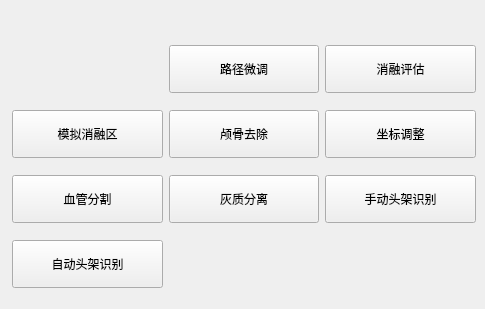
         <widget class="QWidget" name="tab">
          <attribute name="title">
           <string>Tab 1</string>
          </attribute>
          <widget class="QWidget" name="layoutWidget">
           <property name="geometry">
            <rect>
             <x>12</x>
             <y>34</y>
             <width>464</width>
             <height>266</height>
            </rect>
           </property>
           <layout class="QGridLayout" name="gridLayout">
            <item row="1" column="2">
             <widget class="QPushButton" name="pushButton_12">
              <property name="sizePolicy">
               <sizepolicy hsizetype="Minimum" vsizetype="Preferred">
                <horstretch>0</horstretch>
                <verstretch>0</verstretch>
               </sizepolicy>
              </property>
              <property name="minimumSize">
               <size>
                <width>150</width>
                <height>48</height>
               </size>
              </property>
              <property name="maximumSize">
               <size>
                <width>160</width>
                <height>48</height>
               </size>
              </property>
              <property name="text">
               <string>坐标调整</string>
              </property>
             </widget>
            </item>
            <item row="1" column="0">
             <widget class="QPushButton" name="pushButton_11">
              <property name="sizePolicy">
               <sizepolicy hsizetype="Fixed" vsizetype="Preferred">
                <horstretch>0</horstretch>
                <verstretch>0</verstretch>
               </sizepolicy>
              </property>
              <property name="minimumSize">
               <size>
                <width>150</width>
                <height>48</height>
               </size>
              </property>
              <property name="maximumSize">
               <size>
                <width>160</width>
                <height>48</height>
               </size>
              </property>
              <property name="text">
               <string>模拟消融区</string>
              </property>
             </widget>
            </item>
            <item row="1" column="1">
             <widget class="QPushButton" name="pushButton_20">
              <property name="sizePolicy">
               <sizepolicy hsizetype="Minimum" vsizetype="Preferred">
                <horstretch>0</horstretch>
                <verstretch>0</verstretch>
               </sizepolicy>
              </property>
              <property name="minimumSize">
               <size>
                <width>150</width>
                <height>48</height>
               </size>
              </property>
              <property name="maximumSize">
               <size>
                <width>160</width>
                <height>48</height>
               </size>
              </property>
              <property name="text">
               <string>颅骨去除</string>
              </property>
             </widget>
            </item>
            <item row="2" column="2">
             <widget class="QPushButton" name="pushButton_14">
              <property name="sizePolicy">
               <sizepolicy hsizetype="Fixed" vsizetype="Preferred">
                <horstretch>0</horstretch>
                <verstretch>0</verstretch>
               </sizepolicy>
              </property>
              <property name="minimumSize">
               <size>
                <width>150</width>
                <height>48</height>
               </size>
              </property>
              <property name="maximumSize">
               <size>
                <width>160</width>
                <height>48</height>
               </size>
              </property>
              <property name="text">
               <string>手动头架识别</string>
              </property>
             </widget>
            </item>
            <item row="0" column="2">
             <widget class="QPushButton" name="pushButton_18">
              <property name="sizePolicy">
               <sizepolicy hsizetype="Minimum" vsizetype="Preferred">
                <horstretch>0</horstretch>
                <verstretch>0</verstretch>
               </sizepolicy>
              </property>
              <property name="minimumSize">
               <size>
                <width>150</width>
                <height>48</height>
               </size>
              </property>
              <property name="maximumSize">
               <size>
                <width>160</width>
                <height>48</height>
               </size>
              </property>
              <property name="text">
               <string>消融评估</string>
              </property>
             </widget>
            </item>
            <item row="2" column="1">
             <widget class="QPushButton" name="pushButton_13">
              <property name="sizePolicy">
               <sizepolicy hsizetype="Fixed" vsizetype="Preferred">
                <horstretch>0</horstretch>
                <verstretch>0</verstretch>
               </sizepolicy>
              </property>
              <property name="minimumSize">
               <size>
                <width>150</width>
                <height>48</height>
               </size>
              </property>
              <property name="maximumSize">
               <size>
                <width>160</width>
                <height>48</height>
               </size>
              </property>
              <property name="text">
               <string>灰质分离</string>
              </property>
             </widget>
            </item>
            <item row="3" column="0">
             <widget class="QPushButton" name="pushButton_35">
              <property name="sizePolicy">
               <sizepolicy hsizetype="Fixed" vsizetype="Preferred">
                <horstretch>0</horstretch>
                <verstretch>0</verstretch>
               </sizepolicy>
              </property>
              <property name="minimumSize">
               <size>
                <width>150</width>
                <height>48</height>
               </size>
              </property>
              <property name="maximumSize">
               <size>
                <width>160</width>
                <height>48</height>
               </size>
              </property>
              <property name="text">
               <string>自动头架识别</string>
              </property>
             </widget>
            </item>
            <item row="2" column="0">
             <widget class="QPushButton" name="pushButton_28">
              <property name="sizePolicy">
               <sizepolicy hsizetype="Fixed" vsizetype="Preferred">
                <horstretch>0</horstretch>
                <verstretch>0</verstretch>
               </sizepolicy>
              </property>
              <property name="minimumSize">
               <size>
                <width>150</width>
                <height>48</height>
               </size>
              </property>
              <property name="maximumSize">
               <size>
                <width>160</width>
                <height>48</height>
               </size>
              </property>
              <property name="text">
               <string>血管分割</string>
              </property>
             </widget>
            </item>
            <item row="0" column="1">
             <widget class="QPushButton" name="pushButton_19">
              <property name="sizePolicy">
               <sizepolicy hsizetype="Minimum" vsizetype="Preferred">
                <horstretch>0</horstretch>
                <verstretch>0</verstretch>
               </sizepolicy>
              </property>
              <property name="minimumSize">
               <size>
                <width>150</width>
                <height>48</height>
               </size>
              </property>
              <property name="maximumSize">
               <size>
                <width>160</width>
                <height>48</height>
               </size>
              </property>
              <property name="text">
               <string>路径微调</string>
              </property>
              <property name="checkable">
               <bool>true</bool>
              </property>
             </widget>
            </item>
           </layout>
          </widget>
         </widget>
